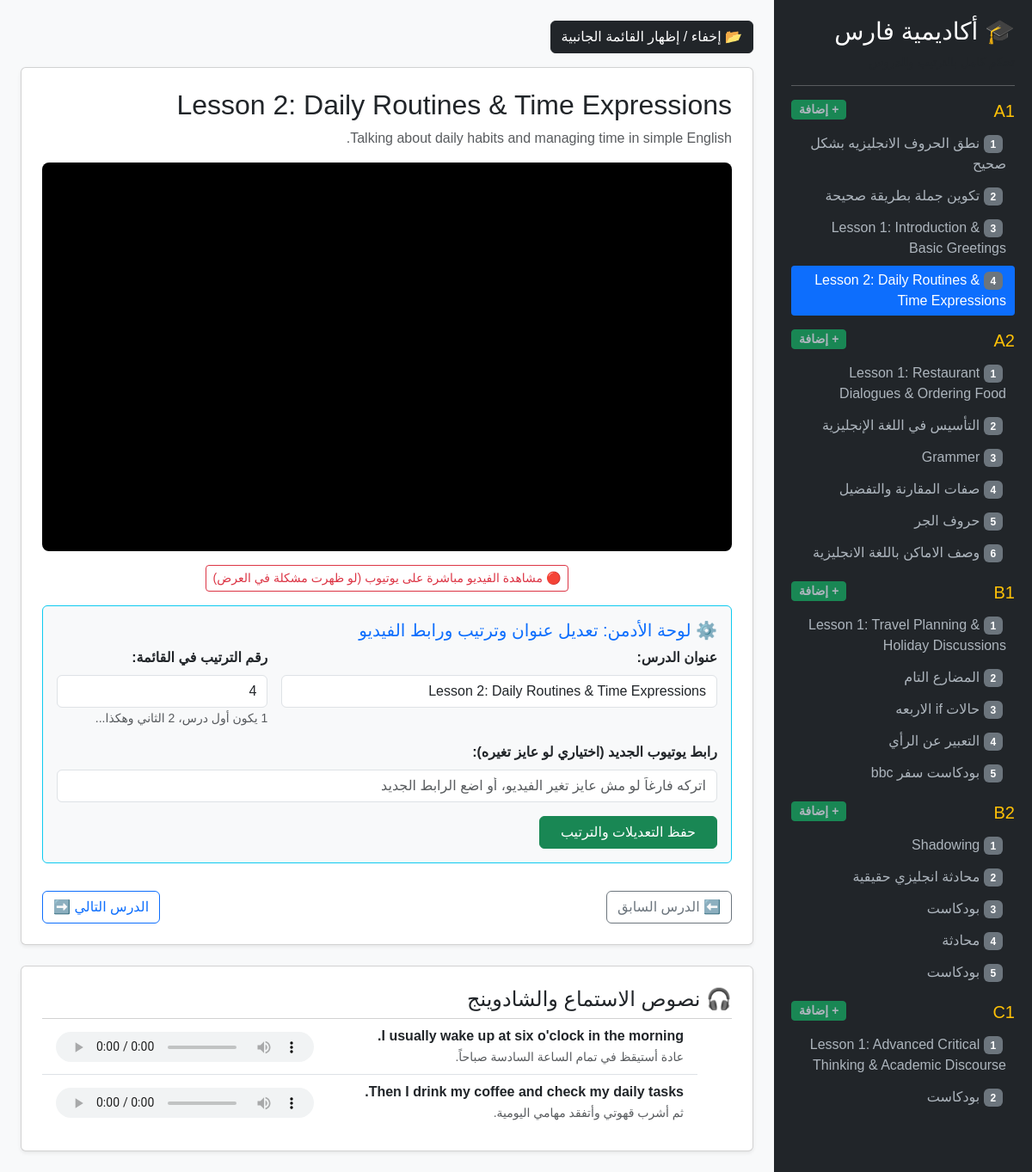
The app's page /?lesson_id=2 with its own data.
### tables this page shows
CREATE TABLE lessons (
            id INTEGER PRIMARY KEY AUTOINCREMENT,
            level TEXT NOT NULL,
            episode_num INTEGER NOT NULL,
            title TEXT NOT NULL,
            youtube_id TEXT NOT NULL,
            description TEXT,
            transcript TEXT NOT NULL,
            templates TEXT NOT NULL
        , lesson_order INTEGER DEFAULT 1);

### app.py (the view)
@app.route('/')
def home():
    conn = sqlite3.connect(DB_NAME)
    cursor = conn.cursor()
    cursor.execute('SELECT id, level, episode_num, title, lesson_order FROM lessons ORDER BY level ASC, lesson_order ASC, id ASC')
    all_lessons = cursor.fetchall()
    level_structure = {}
    lesson_ids = []
    for l in all_lessons:
        lid, lvl, ep, title, lorder = l
        lesson_ids.append(lid)
        if lvl not in level_structure:
            level_structure[lvl] = []
        level_structure[lvl].append({"id": lid, "title": title, "ep": ep, "order": lorder})
    selected_id = request.args.get('lesson_id', type=int)
    if not selected_id and lesson_ids:
        selected_id = lesson_ids[0]
    cursor.execute('SELECT id, level, episode_num, title, youtube_id, description, transcript, templates, lesson_order FROM lessons WHERE id = ?', (selected_id,))
    row = cursor.fetchone()
    conn.close()
    current_lesson = None
    prev_id, next_id = None, None
    if row:
        current_lesson = {
            "id": row[0],
            "level": row[1],
            "episode_num": row[2],
            "title": row[3],
            "youtube_id": row[4],
            "description": row[5],
            "transcript": json.loads(row[6]),
            "templates": json.loads(row[7]),
            "order": row[8]
        }
        idx = lesson_ids.index(selected_id)
        if idx > 0:
            prev_id = lesson_ids[idx - 1]
        if idx < len(lesson_ids) - 1:
            next_id = lesson_ids[idx + 1]
    return render_template('index.html',
                           level_structure=level_structure,
                           current_lesson=current_lesson,
                           prev_id=prev_id,
                           next_id=next_id)

### templates/index.html (shortened to what this page needs)
<!DOCTYPE html>
<html lang="ar" dir="rtl">
<head>
    <link href="https://cdn.jsdelivr.net/npm/bootstrap@5.3.0/dist/css/bootstrap.min.css" rel="stylesheet">
</head>
<body>
<div class="container-fluid">
    <div class="row">
        <div id="sidebarMenu" class="col-md-3 sidebar">
            <h3>🎓 أكاديمية فارس</h3>
            <p class="text-muted small">تحكم كامل بالترتيب والدروس</p>
            <hr>
            {% for lvl, lessons in level_structure.items() %}
                <div class="d-flex justify-content-between align-items-center mt-3">
                    <h5 class="text-warning m-0">{{ lvl }}</h5>
                    <a href="/add_lesson?level={{ lvl }}" class="btn btn-sm btn-success px-2 py-0 fw-bold" title="إضافة درس جديد">+ إضافة</a>
                </div>
                <div class="mt-2">
                    {% for l in lessons %}
                        <a href="/?lesson_id={{ l.id }}" class="{% if current_lesson and current_lesson.id == l.id %}active{% endif %}">
                            <span class="badge bg-secondary me-1">{{ l.order }}</span> {{ l.title }}
                        </a>
                    {% endfor %}
                </div>
            {% endfor %}
        </div>
        <div id="mainContent" class="col-md-9 p-4">
            <button class="btn btn-dark mb-3" onclick="toggleSidebar()">📂 إخفاء / إظهار القائمة الجانبية</button>
            {% if current_lesson %}
                <div class="card shadow-sm p-4 mb-4">
                    <h2>{{ current_lesson.title }}</h2>
                    <p class="text-muted">{{ current_lesson.description }}</p>
                    <div class="video-container mb-3">
                        <iframe src="https://www.youtube-nocookie.com/embed/{{ current_lesson.youtube_id }}?rel=0&modestbranding=1"
                                title="YouTube video player"
                                allow="accelerometer; autoplay; clipboard-write; encrypted-media; gyroscope; picture-in-picture"
                                allowfullscreen>
                        </iframe>
                    </div>
                    <div class="text-center mb-3">
                        <a href="https://www.youtube.com/watch?v={{ current_lesson.youtube_id }}" target="_blank" class="btn btn-outline-danger btn-sm">
                            🔴 مشاهدة الفيديو مباشرة على يوتيوب (لو ظهرت مشكلة في العرض)
                        </a>
                    </div>
                    <div class="card bg-light p-3 border-info mb-3">
                        <h5 class="text-primary">⚙️ لوحة الأدمن: تعديل عنوان وترتيب ورابط الفيديو</h5>
                        <form action="/update_fares_video" method="POST" class="row g-3">
                            <div class="col-md-8">
                                <label class="form-label fw-bold">عنوان الدرس:</label>
                                <input type="text" name="lesson_title" class="form-control" value="{{ current_lesson.title }}" required>
                            </div>
                            <div class="col-md-4">
                                <label class="form-label fw-bold">رقم الترتيب في القائمة:</label>
                                <input type="number" name="lesson_order" class="form-control" value="{{ current_lesson.order }}" min="1" required>
                                <small class="text-muted">1 يكون أول درس، 2 الثاني وهكذا...</small>
                            </div>
                            <div class="col-md-12">
                                <label class="form-label fw-bold">رابط يوتيوب الجديد (اختياري لو عايز تغيره):</label>
                                <input type="text" name="youtube_url" class="form-control" placeholder="اتركه فارغاً لو مش عايز تغير الفيديو، أو اضع الرابط الجديد">
                            </div>
                            <div class="col-md-12 text-end">
                                <button type="submit" class="btn btn-success px-4">حفظ التعديلات والترتيب</button>
                            </div>
                        </form>
                    </div>
                    <div class="d-flex justify-content-between mt-3">
                        {% if prev_id %}
                            <a href="/?lesson_id={{ prev_id }}" class="btn btn-outline-secondary">⬅️ الدرس السابق</a>
                        {% else %}
                            <div></div>
                        {% endif %}
                        {% if next_id %}
                            <a href="/?lesson_id={{ next_id }}" class="btn btn-outline-primary">الدرس التالي ➡️</a>
                        {% endif %}
                    </div>
                </div>
                <div class="card shadow-sm p-4">
                    <h4>🎧 نصوص الاستماع والشادوينج</h4>
                    <ul class="list-group list-group-flush">
                        {% for item in current_lesson.transcript %}
                            <li class="list-group-item d-flex justify-content-between align-items-center">
                                <div>
                                    <span class="fw-bold text-dark">{{ item.en }}</span><br>
                                    <small class="text-muted">{{ item.ar }}</small>
                                </div>
                                <audio controls src="/tts?text={{ item.en|urlencode }}" style="height: 35px;"></audio>
                            </li>
                        {% endfor %}
                    </ul>
                </div>
            {% endif %}
        </div>
    </div>
</div>
</body>
</html>

### templates/index.html (style rules this page uses)
body { background-color: #f8f9fa; font-family: Tahoma, sans-serif; overflow-x: hidden; }
.sidebar { background: #212529; color: #fff; min-height: 100vh; padding: 20px; transition: all 0.3s ease; }
.sidebar a { color: #adb5bd; text-decoration: none; display: block; padding: 5px 10px; border-radius: 4px; margin-bottom: 3px; }
.sidebar a:hover, .sidebar a.active { background: #0d6efd; color: #fff; }
.video-container { position: relative; width: 100%; padding-bottom: 56.25%; height: 0; background: #000; border-radius: 8px; overflow: hidden; }
.video-container iframe { position: absolute; top: 0; left: 0; width: 100%; height: 100%; border: 0; }

### records on screen
lessons: level "A1", order "1", title "نطق الحروف الانجليزيه بشكل صحيح"
lessons: order "2", title "تكوين جملة بطريقة صحيحة"
lessons: order "3", title "Lesson 1: Introduction & Basic Greetings"
lessons: order "4", title "Lesson 2: Daily Routines & Time Expressions", description "Talking about daily habits and managing time in simple English.", lesson_title "Lesson 2: Daily Routines & Time Expressions"
lessons: level "A2", order "1", title "Lesson 1: Restaurant Dialogues & Ordering Food"
lessons: order "2", title "التأسيس في اللغة الإنجليزية"
lessons: order "3", title "Grammer"
lessons: order "4", title "صفات المقارنة والتفضيل"
lessons: order "5", title "حروف الجر"
lessons: order "6", title "وصف الاماكن باللغة الانجليزية"
lessons: level "B1", order "1", title "Lesson 1: Travel Planning & Holiday Discussions"
lessons: order "2", title "المضارع التام"
lessons: order "3", title "حالات if الاربعه"
lessons: order "4", title "التعبير عن الرأي"
lessons: order "5", title "بودكاست سفر bbc"
lessons: level "B2", order "1", title "Shadowing"
lessons: order "2", title "محادثة انجليزي حقيقية"
lessons: order "3", title "بودكاست"
lessons: order "4", title "محادثة"
lessons: order "5", title "بودكاست"
lessons: level "C1", order "1", title "Lesson 1: Advanced Critical Thinking & Academic Discourse"
lessons: order "2", title "بودكاست"

### other values on screen
{{ item.en }} "I usually wake up at six o'clock in the morning." "Then I drink my coffee and check my daily tasks."
{{ item.ar }} "عادة أستيقظ في تمام الساعة السادسة صباحاً." "ثم أشرب قهوتي وأتفقد مهامي اليومية."
